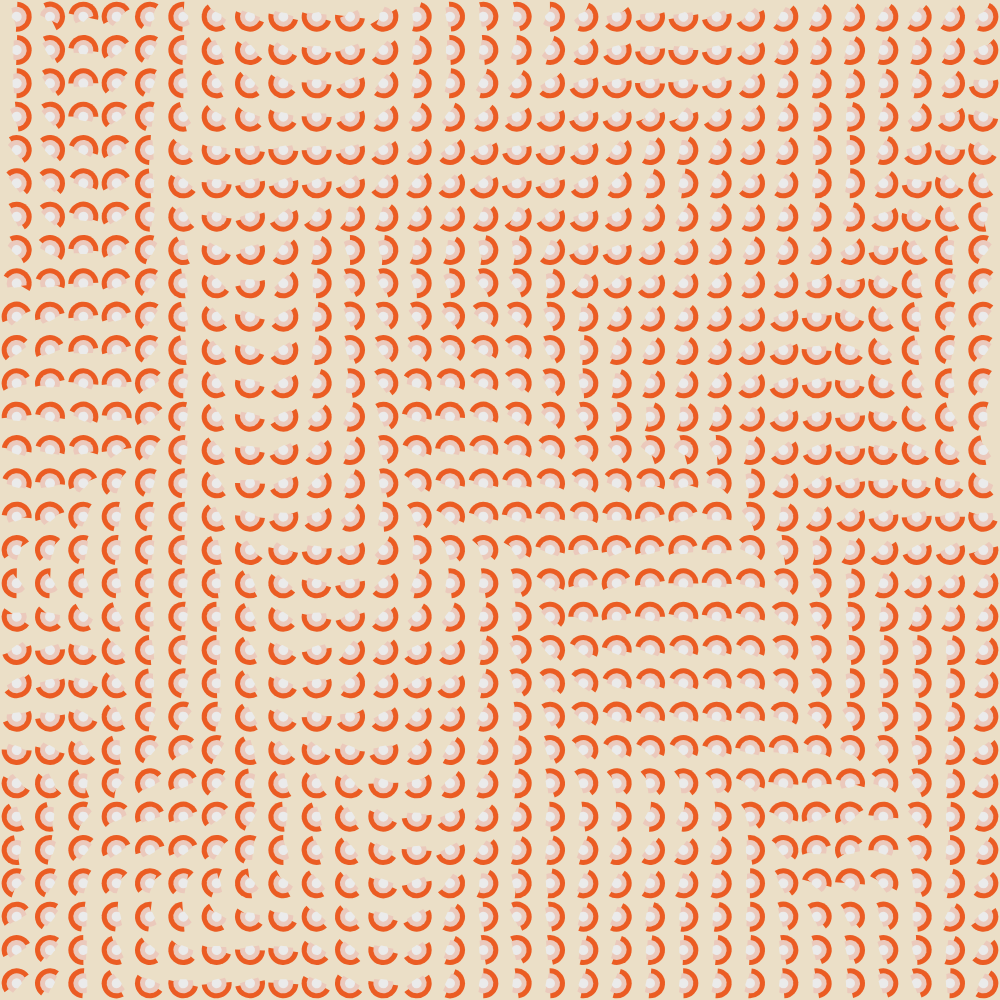
Frame 1 (no input)
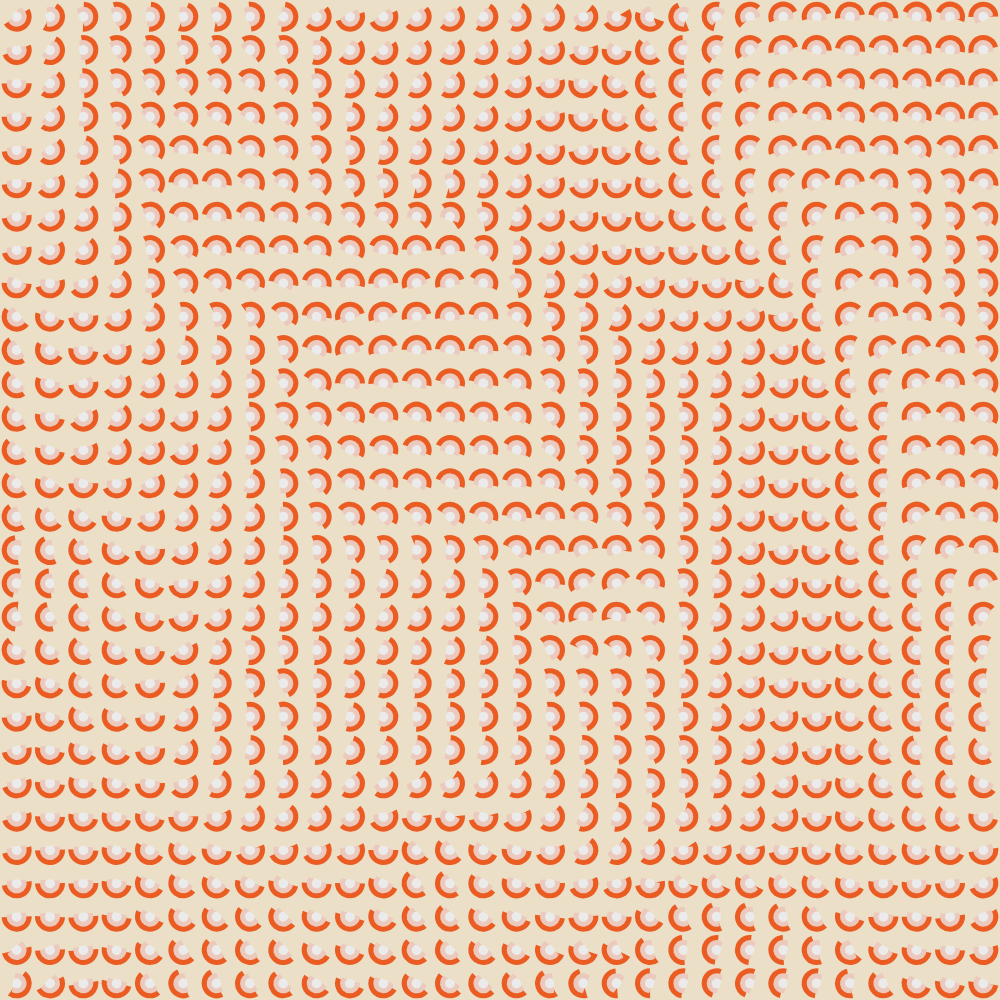
Frame 60 (no input)
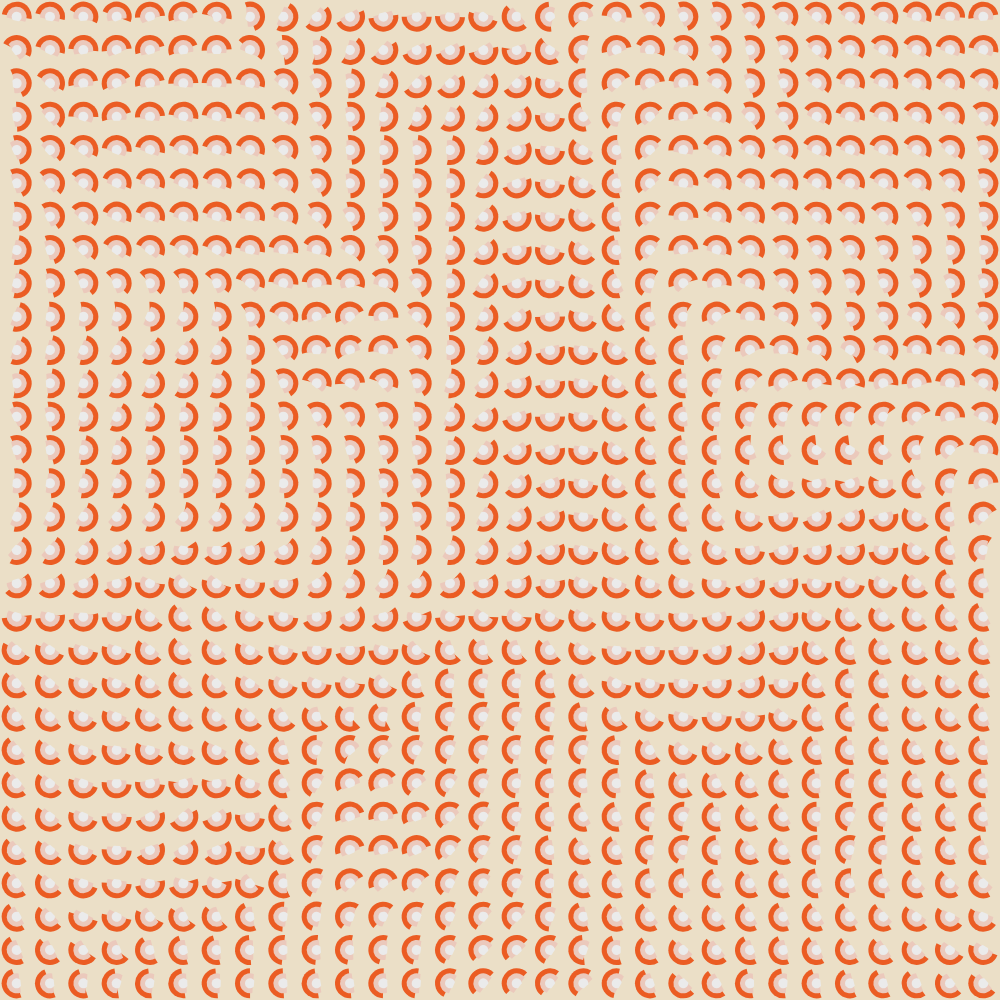
Frame 120 (the mouse pressed at the canvas centre since frame 60)

The p5.js sketch that drew these frames (run headless with seeded random() and noise() and a simulated clock; from frame 60 on, the mouse is pressed at the canvas centre):

// p5.js sketch
// ── sketch.js
let noiseInt = 0.05;
let scrollInt = noiseInt / 8;
let xoff0 = 0;
let yoff0 = 0;

function windowResized() {
  setup();
}

function setup() {
  createCanvas(windowHeight, windowHeight);
}

function draw() {
  let x = 0
  let y = 0

  xoff0 += scrollInt;
  yoff0 += scrollInt;
  let xoff = xoff0;
  let yoff = xoff0;

  let cBG = color('hsb(40, 15%, 92%)');
  let cPri = color('hsb(17, 85%, 92%)');
  let c3 = color('hsb(17, 0%, 92%)');
  let cSec = color('hsb(17, 20%, 92%)');

  frameRate(60);
  // noLoop();
  background(cBG);

  let numShapes = 30;
  let offOff = 0.035
  plotArcGrid(x, y, cPri, numShapes, xoff, yoff, 4.5/5);
  plotArcGrid(x, y, cSec, numShapes, xoff+offOff, yoff+offOff, 6/10, 12/10 * PI, CHORD);
  plotArcGrid(x, y, c3, numShapes, xoff+2*offOff, yoff+offOff, 3/10, 16/10 * PI, CHORD);

}

function plotArcGrid(x, y, col, numX, xoff, yoff,
                      radRatio, angle = PI, arcType = PIE) {
  let spacing = width / numX
  let rad = spacing * radRatio;
  fill(col);
  noStroke();
  while (y < height) {
    let ang = map(noise(xoff, yoff), 0, 1, 0, 3 * TWO_PI);
    arc(x + spacing/2, y + spacing/2, rad, rad, -1/2*angle + ang, 1/2*angle + ang, arcType);

    xoff += noiseInt;
    x += spacing;
    if (x > width) {
      x = 0;
      xoff = xoff0;
      y += spacing;
      yoff += noiseInt;
    }
  }
}
